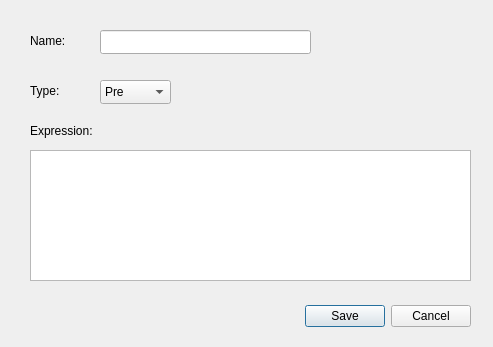
<?xml version="1.0" encoding="UTF-8"?>
<ui version="4.0">
 <class>ConditionEditDialog</class>
 <widget class="QDialog" name="ConditionEditDialog">
  <property name="geometry">
   <rect>
    <x>0</x>
    <y>0</y>
    <width>493</width>
    <height>347</height>
   </rect>
  </property>
  <property name="windowTitle">
   <string>Dialog</string>
  </property>
  <widget class="QDialogButtonBox" name="buttonBox">
   <property name="geometry">
    <rect>
     <x>130</x>
     <y>300</y>
     <width>341</width>
     <height>32</height>
    </rect>
   </property>
   <property name="orientation">
    <enum>Qt::Orientation::Horizontal</enum>
   </property>
   <property name="standardButtons">
    <set>QDialogButtonBox::StandardButton::Cancel|QDialogButtonBox::StandardButton::Save</set>
   </property>
  </widget>
  <widget class="QLabel" name="label">
   <property name="geometry">
    <rect>
     <x>30</x>
     <y>30</y>
     <width>51</width>
     <height>21</height>
    </rect>
   </property>
   <property name="text">
    <string>Name:</string>
   </property>
  </widget>
  <widget class="QLineEdit" name="nameLineEdit">
   <property name="geometry">
    <rect>
     <x>100</x>
     <y>30</y>
     <width>211</width>
     <height>24</height>
    </rect>
   </property>
  </widget>
  <widget class="QComboBox" name="typeComboBox">
   <property name="geometry">
    <rect>
     <x>100</x>
     <y>80</y>
     <width>71</width>
     <height>24</height>
    </rect>
   </property>
   <item>
    <property name="text">
     <string>Pre</string>
    </property>
   </item>
   <item>
    <property name="text">
     <string>Post</string>
    </property>
   </item>
  </widget>
  <widget class="QLabel" name="label_2">
   <property name="geometry">
    <rect>
     <x>30</x>
     <y>80</y>
     <width>51</width>
     <height>21</height>
    </rect>
   </property>
   <property name="text">
    <string>Type:</string>
   </property>
  </widget>
  <widget class="QLabel" name="label_3">
   <property name="geometry">
    <rect>
     <x>30</x>
     <y>120</y>
     <width>71</width>
     <height>21</height>
    </rect>
   </property>
   <property name="text">
    <string>Expression:</string>
   </property>
  </widget>
  <widget class="QTextEdit" name="expressionTextEdit">
   <property name="geometry">
    <rect>
     <x>30</x>
     <y>150</y>
     <width>441</width>
     <height>131</height>
    </rect>
   </property>
  </widget>
 </widget>
 <resources/>
 <connections>
  <connection>
   <sender>buttonBox</sender>
   <signal>accepted()</signal>
   <receiver>ConditionEditDialog</receiver>
   <slot>accept()</slot>
   <hints>
    <hint type="sourcelabel">
     <x>248</x>
     <y>254</y>
    </hint>
    <hint type="destinationlabel">
     <x>157</x>
     <y>274</y>
    </hint>
   </hints>
  </connection>
  <connection>
   <sender>buttonBox</sender>
   <signal>rejected()</signal>
   <receiver>ConditionEditDialog</receiver>
   <slot>reject()</slot>
   <hints>
    <hint type="sourcelabel">
     <x>316</x>
     <y>260</y>
    </hint>
    <hint type="destinationlabel">
     <x>286</x>
     <y>274</y>
    </hint>
   </hints>
  </connection>
 </connections>
</ui>
